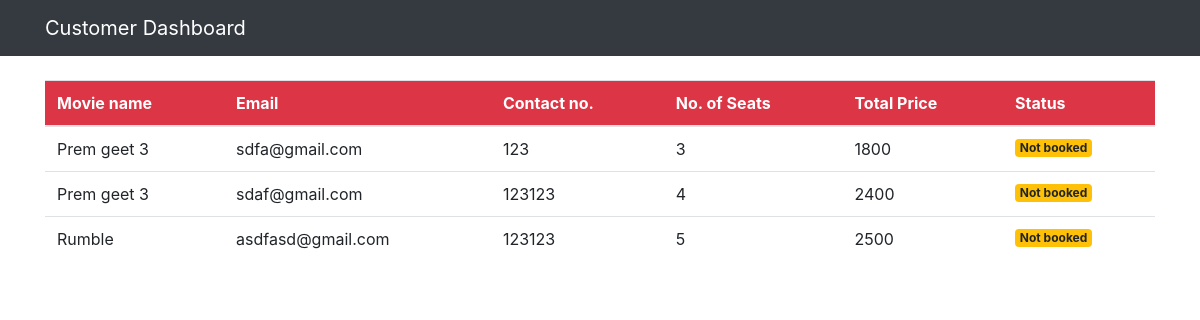
/bookedstatus/, run on the app's committed database.
### app/models.py (models this page shows, shortened)
class Seat(models.Model):
    movie_name = models.ForeignKey(MoviesInformation,on_delete=models.CASCADE, blank=TRUE, null=TRUE)
    email = models.EmailField(blank=TRUE, null=TRUE)
    contact = models.CharField(max_length=100)
    no_of_seats = models.PositiveIntegerField(blank=TRUE,max_length=100,null=TRUE)
    class Meta:
        verbose_name_plural = 'Seat'
    def get_total_price(self):
        return self.movie_name.price * self.no_of_seats

class MoviesInformation(models.Model):
    movie = models.ForeignKey(Movies, on_delete=models.CASCADE)
    startdate = models.DateField()
    enddate = models.DateField()
    showtime = models.CharField(max_length=100, choices=SHOWTIME, default='Morning')
    price = models.PositiveIntegerField(default=500)
    class Meta:
        verbose_name_plural = 'MoviesInformation'
    def __str__(self):
        return self.movie.moviename

class Movies(models.Model):
    moviename = models.CharField(max_length=100, null=True )
    moviedescription = models.TextField()
    image = models.ImageField(default='default.jpg', upload_to = 'movies')
    class Meta:
        verbose_name_plural = 'Movies'

### app/views.py (the view)
# urls.py: path('bookedstatus/', views.bookedstatus, name='seat'),
def bookedstatus(request):
    status = Seat.objects.all()
    context = {
        'status': status
    }
    return render(request, 'bookedstatus.html',context)

### app/templates/bookedstatus.html (shortened to what this page needs)
{% extends 'customerbase.html' %}
{% block content %}
<link rel="stylesheet" href="https://cdn.jsdelivr.net/npm/bootstrap@4.6.1/dist/css/bootstrap.min.css">
<div class="container">
    <div class="row my-4">
        <div class="col-md-12">
            <table class="table bg-white">
                <thead class="bg-danger">
                    <tr class="text-white">
                        <th scope="col">Movie name</th>
                        <th scope="col">Email</th>
                        <th scope="col">Contact no.</th>
                        <th scope="col">No. of Seats</th>
                        <th scope="col">Total Price</th>
                        <th scope="col">Status</th>
                    </tr>
                </thead>
                <tbody>
                    {% for items in status %}
                    <tr>
                        <td>{{ items.movie_name }}</td>
                        <td>{{ items.email }}</td>
                        <td>{{ items.contact }} </td>
                        <td>{{ items.no_of_seats }} </td>
                        <td>{{ items.get_total_price }}</td>
                        <td>
                        {% if items.status %}
                       <small class="badge bg-success">Booked</small>
                    </td>
                    {% else %}
                    <small class="badge bg-warning">Not booked</small>
                    {% endif %}
                    </tr>
                    {% endfor %}
                  </tbody>
            </table>
        </div>
    </div>
</div>
{% endblock %}

### data on the page
Seat: movie_name "Prem geet 3", email "sdfa@gmail.com", contact "123", no_of_seats "3", get_total_price "1800"
Seat: movie_name "Prem geet 3", email "sdaf@gmail.com", contact "123123", no_of_seats "4", get_total_price "2400"
Seat: movie_name "Rumble", email "asdfasd@gmail.com", contact "123123", no_of_seats "5", get_total_price "2500"
